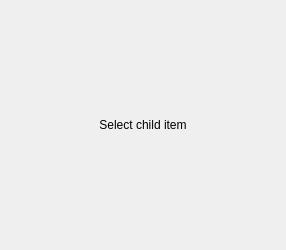
<?xml version="1.0" encoding="UTF-8"?>
<ui version="4.0">
 <class>ComputerGroupDialogParent</class>
 <widget class="QWidget" name="ComputerGroupDialogParent">
  <property name="geometry">
   <rect>
    <x>0</x>
    <y>0</y>
    <width>286</width>
    <height>250</height>
   </rect>
  </property>
  <property name="windowTitle">
   <string/>
  </property>
  <layout class="QVBoxLayout" name="verticalLayout">
   <item>
    <widget class="QLabel" name="label">
     <property name="text">
      <string>Select child item</string>
     </property>
     <property name="alignment">
      <set>Qt::AlignCenter</set>
     </property>
    </widget>
   </item>
  </layout>
 </widget>
 <resources/>
 <connections/>
</ui>
